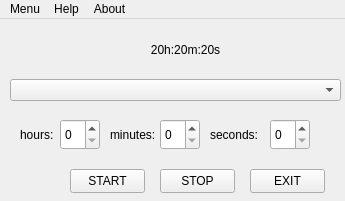
<?xml version="1.0" encoding="UTF-8"?>
<ui version="4.0">
 <class>MainWindow</class>
 <widget class="QMainWindow" name="MainWindow">
  <property name="geometry">
   <rect>
    <x>0</x>
    <y>0</y>
    <width>345</width>
    <height>201</height>
   </rect>
  </property>
  <property name="windowTitle">
   <string>Shutdown scheduler app</string>
  </property>
  <widget class="QWidget" name="centralwidget">
   <widget class="QLabel" name="label_time">
    <property name="geometry">
     <rect>
      <x>0</x>
      <y>10</y>
      <width>371</width>
      <height>41</height>
     </rect>
    </property>
    <property name="styleSheet">
     <string notr="true">font: 700 32pt &quot;Segoe UI&quot;;</string>
    </property>
    <property name="text">
     <string>20h:20m:20s</string>
    </property>
    <property name="alignment">
     <set>Qt::AlignCenter</set>
    </property>
   </widget>
   <widget class="QSpinBox" name="spin_box_hours">
    <property name="geometry">
     <rect>
      <x>60</x>
      <y>100</y>
      <width>40</width>
      <height>31</height>
     </rect>
    </property>
    <property name="maximum">
     <number>24</number>
    </property>
   </widget>
   <widget class="QPushButton" name="button_start">
    <property name="geometry">
     <rect>
      <x>70</x>
      <y>150</y>
      <width>75</width>
      <height>24</height>
     </rect>
    </property>
    <property name="text">
     <string>START</string>
    </property>
   </widget>
   <widget class="QPushButton" name="button_stop">
    <property name="geometry">
     <rect>
      <x>160</x>
      <y>150</y>
      <width>75</width>
      <height>24</height>
     </rect>
    </property>
    <property name="text">
     <string>STOP</string>
    </property>
   </widget>
   <widget class="QPushButton" name="button_exit">
    <property name="geometry">
     <rect>
      <x>250</x>
      <y>150</y>
      <width>75</width>
      <height>24</height>
     </rect>
    </property>
    <property name="text">
     <string>EXIT</string>
    </property>
   </widget>
   <widget class="QComboBox" name="combo_box_function">
    <property name="geometry">
     <rect>
      <x>10</x>
      <y>60</y>
      <width>331</width>
      <height>22</height>
     </rect>
    </property>
   </widget>
   <widget class="QLabel" name="label_hours">
    <property name="geometry">
     <rect>
      <x>20</x>
      <y>95</y>
      <width>49</width>
      <height>41</height>
     </rect>
    </property>
    <property name="text">
     <string>hours:</string>
    </property>
   </widget>
   <widget class="QLabel" name="label_minutes">
    <property name="geometry">
     <rect>
      <x>110</x>
      <y>95</y>
      <width>49</width>
      <height>41</height>
     </rect>
    </property>
    <property name="text">
     <string>minutes:</string>
    </property>
   </widget>
   <widget class="QLabel" name="label_seconds">
    <property name="geometry">
     <rect>
      <x>210</x>
      <y>95</y>
      <width>49</width>
      <height>41</height>
     </rect>
    </property>
    <property name="text">
     <string>seconds:</string>
    </property>
   </widget>
   <widget class="QSpinBox" name="spin_box_minutes">
    <property name="geometry">
     <rect>
      <x>160</x>
      <y>100</y>
      <width>40</width>
      <height>31</height>
     </rect>
    </property>
    <property name="maximum">
     <number>1000</number>
    </property>
   </widget>
   <widget class="QSpinBox" name="spin_box_seconds">
    <property name="geometry">
     <rect>
      <x>270</x>
      <y>100</y>
      <width>40</width>
      <height>31</height>
     </rect>
    </property>
    <property name="maximum">
     <number>1000</number>
    </property>
   </widget>
  </widget>
  <widget class="QMenuBar" name="menubar">
   <property name="geometry">
    <rect>
     <x>0</x>
     <y>0</y>
     <width>345</width>
     <height>22</height>
    </rect>
   </property>
   <widget class="QMenu" name="menuMenu">
    <property name="title">
     <string>Menu</string>
    </property>
    <addaction name="actionSettings"/>
    <addaction name="actionExit"/>
   </widget>
   <widget class="QMenu" name="menuHelp">
    <property name="title">
     <string>Help</string>
    </property>
   </widget>
   <widget class="QMenu" name="menuAbout">
    <property name="title">
     <string>About</string>
    </property>
    <addaction name="actionAutor"/>
   </widget>
   <addaction name="menuMenu"/>
   <addaction name="menuHelp"/>
   <addaction name="menuAbout"/>
  </widget>
  <action name="actionSettings">
   <property name="text">
    <string>Settings</string>
   </property>
  </action>
  <action name="actionExit">
   <property name="text">
    <string>Exit</string>
   </property>
  </action>
  <action name="actionAutor">
   <property name="text">
    <string>Autor</string>
   </property>
  </action>
 </widget>
 <resources/>
 <connections/>
</ui>
